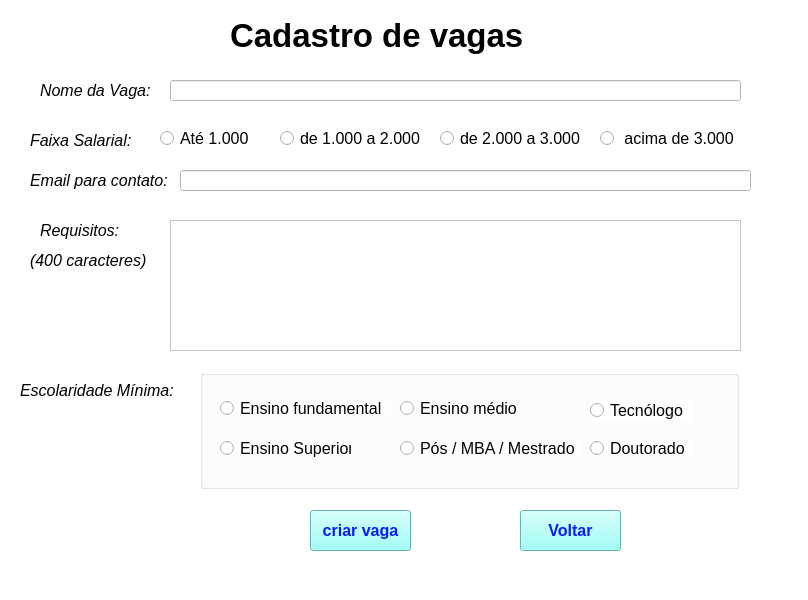
<?xml version="1.0" encoding="UTF-8"?>
<ui version="4.0">
 <class>MainWindow</class>
 <widget class="QMainWindow" name="MainWindow">
  <property name="geometry">
   <rect>
    <x>0</x>
    <y>0</y>
    <width>808</width>
    <height>600</height>
   </rect>
  </property>
  <property name="font">
   <font>
    <weight>50</weight>
    <bold>false</bold>
   </font>
  </property>
  <property name="windowTitle">
   <string>MainWindow</string>
  </property>
  <property name="styleSheet">
   <string notr="true">background-color: rgb(255, 255, 255);</string>
  </property>
  <widget class="QWidget" name="centralwidget">
   <widget class="QLabel" name="label">
    <property name="geometry">
     <rect>
      <x>230</x>
      <y>0</y>
      <width>331</width>
      <height>71</height>
     </rect>
    </property>
    <property name="font">
     <font>
      <pointsize>25</pointsize>
      <weight>75</weight>
      <italic>false</italic>
      <bold>true</bold>
      <underline>false</underline>
      <strikeout>false</strikeout>
     </font>
    </property>
    <property name="text">
     <string>Cadastro de vagas</string>
    </property>
   </widget>
   <widget class="QLabel" name="label_2">
    <property name="geometry">
     <rect>
      <x>40</x>
      <y>80</y>
      <width>121</width>
      <height>21</height>
     </rect>
    </property>
    <property name="font">
     <font>
      <pointsize>12</pointsize>
      <italic>true</italic>
     </font>
    </property>
    <property name="text">
     <string>Nome da Vaga:</string>
    </property>
   </widget>
   <widget class="QLabel" name="label_4">
    <property name="geometry">
     <rect>
      <x>30</x>
      <y>130</y>
      <width>121</width>
      <height>21</height>
     </rect>
    </property>
    <property name="font">
     <font>
      <pointsize>12</pointsize>
      <italic>true</italic>
     </font>
    </property>
    <property name="text">
     <string>Faixa Salarial:</string>
    </property>
   </widget>
   <widget class="QRadioButton" name="rb1000">
    <property name="geometry">
     <rect>
      <x>160</x>
      <y>130</y>
      <width>101</width>
      <height>17</height>
     </rect>
    </property>
    <property name="font">
     <font>
      <pointsize>12</pointsize>
     </font>
    </property>
    <property name="text">
     <string>Até 1.000</string>
    </property>
   </widget>
   <widget class="QRadioButton" name="rb10002000">
    <property name="geometry">
     <rect>
      <x>280</x>
      <y>130</y>
      <width>141</width>
      <height>17</height>
     </rect>
    </property>
    <property name="font">
     <font>
      <pointsize>12</pointsize>
     </font>
    </property>
    <property name="text">
     <string>de 1.000 a 2.000</string>
    </property>
   </widget>
   <widget class="QRadioButton" name="rb20003000">
    <property name="geometry">
     <rect>
      <x>440</x>
      <y>130</y>
      <width>141</width>
      <height>17</height>
     </rect>
    </property>
    <property name="font">
     <font>
      <pointsize>12</pointsize>
     </font>
    </property>
    <property name="text">
     <string>de 2.000 a 3.000</string>
    </property>
   </widget>
   <widget class="QRadioButton" name="rbmaior3000">
    <property name="geometry">
     <rect>
      <x>600</x>
      <y>130</y>
      <width>141</width>
      <height>17</height>
     </rect>
    </property>
    <property name="font">
     <font>
      <pointsize>12</pointsize>
     </font>
    </property>
    <property name="text">
     <string> acima de 3.000</string>
    </property>
   </widget>
   <widget class="QLabel" name="label_5">
    <property name="geometry">
     <rect>
      <x>40</x>
      <y>220</y>
      <width>121</width>
      <height>21</height>
     </rect>
    </property>
    <property name="font">
     <font>
      <pointsize>12</pointsize>
      <italic>true</italic>
     </font>
    </property>
    <property name="text">
     <string>Requisitos:</string>
    </property>
   </widget>
   <widget class="QLabel" name="label_6">
    <property name="geometry">
     <rect>
      <x>20</x>
      <y>380</y>
      <width>161</width>
      <height>21</height>
     </rect>
    </property>
    <property name="font">
     <font>
      <pointsize>12</pointsize>
      <italic>true</italic>
     </font>
    </property>
    <property name="text">
     <string>Escolaridade Mínima:</string>
    </property>
   </widget>
   <widget class="QPushButton" name="pbCriarVaga">
    <property name="geometry">
     <rect>
      <x>310</x>
      <y>510</y>
      <width>101</width>
      <height>41</height>
     </rect>
    </property>
    <property name="font">
     <font>
      <pointsize>12</pointsize>
      <weight>75</weight>
      <bold>true</bold>
     </font>
    </property>
    <property name="styleSheet">
     <string notr="true">background-color: rgb(135, 255, 245);
color: rgb(3, 28, 255);</string>
    </property>
    <property name="text">
     <string>criar vaga</string>
    </property>
   </widget>
   <widget class="QPushButton" name="pbVoltar">
    <property name="geometry">
     <rect>
      <x>520</x>
      <y>510</y>
      <width>101</width>
      <height>41</height>
     </rect>
    </property>
    <property name="font">
     <font>
      <pointsize>12</pointsize>
      <weight>75</weight>
      <bold>true</bold>
     </font>
    </property>
    <property name="styleSheet">
     <string notr="true">background-color: rgb(135, 255, 245);
color: rgb(3, 28, 255);</string>
    </property>
    <property name="text">
     <string>Voltar</string>
    </property>
   </widget>
   <widget class="QLineEdit" name="nomeVaga">
    <property name="geometry">
     <rect>
      <x>170</x>
      <y>80</y>
      <width>571</width>
      <height>21</height>
     </rect>
    </property>
    <property name="font">
     <font>
      <pointsize>12</pointsize>
     </font>
    </property>
   </widget>
   <widget class="QTextEdit" name="requisitos">
    <property name="geometry">
     <rect>
      <x>170</x>
      <y>220</y>
      <width>571</width>
      <height>131</height>
     </rect>
    </property>
    <property name="font">
     <font>
      <pointsize>12</pointsize>
     </font>
    </property>
   </widget>
   <widget class="QGroupBox" name="gpEscolaridade">
    <property name="enabled">
     <bool>true</bool>
    </property>
    <property name="geometry">
     <rect>
      <x>200</x>
      <y>370</y>
      <width>539</width>
      <height>119</height>
     </rect>
    </property>
    <property name="autoFillBackground">
     <bool>false</bool>
    </property>
    <property name="title">
     <string/>
    </property>
    <widget class="QRadioButton" name="rbfundamental">
     <property name="geometry">
      <rect>
       <x>20</x>
       <y>30</y>
       <width>171</width>
       <height>17</height>
      </rect>
     </property>
     <property name="font">
      <font>
       <pointsize>12</pointsize>
      </font>
     </property>
     <property name="text">
      <string>Ensino fundamental</string>
     </property>
    </widget>
    <widget class="QRadioButton" name="rbEnsinoSuperior">
     <property name="geometry">
      <rect>
       <x>20</x>
       <y>70</y>
       <width>131</width>
       <height>17</height>
      </rect>
     </property>
     <property name="font">
      <font>
       <pointsize>12</pointsize>
      </font>
     </property>
     <property name="text">
      <string>Ensino Superior</string>
     </property>
    </widget>
    <widget class="QRadioButton" name="rbEnsinoMedio">
     <property name="geometry">
      <rect>
       <x>200</x>
       <y>30</y>
       <width>121</width>
       <height>17</height>
      </rect>
     </property>
     <property name="font">
      <font>
       <pointsize>12</pointsize>
      </font>
     </property>
     <property name="text">
      <string>Ensino médio</string>
     </property>
    </widget>
    <widget class="QRadioButton" name="rbPos">
     <property name="geometry">
      <rect>
       <x>200</x>
       <y>70</y>
       <width>181</width>
       <height>17</height>
      </rect>
     </property>
     <property name="font">
      <font>
       <pointsize>12</pointsize>
      </font>
     </property>
     <property name="text">
      <string>Pós / MBA / Mestrado</string>
     </property>
    </widget>
    <widget class="QRadioButton" name="rvTecnologo">
     <property name="geometry">
      <rect>
       <x>390</x>
       <y>30</y>
       <width>101</width>
       <height>21</height>
      </rect>
     </property>
     <property name="font">
      <font>
       <pointsize>12</pointsize>
      </font>
     </property>
     <property name="text">
      <string>Tecnólogo</string>
     </property>
    </widget>
    <widget class="QRadioButton" name="rbDoutorado">
     <property name="geometry">
      <rect>
       <x>390</x>
       <y>70</y>
       <width>101</width>
       <height>17</height>
      </rect>
     </property>
     <property name="font">
      <font>
       <pointsize>12</pointsize>
      </font>
     </property>
     <property name="text">
      <string>Doutorado</string>
     </property>
    </widget>
   </widget>
   <widget class="QLabel" name="label_7">
    <property name="geometry">
     <rect>
      <x>30</x>
      <y>170</y>
      <width>151</width>
      <height>21</height>
     </rect>
    </property>
    <property name="font">
     <font>
      <pointsize>12</pointsize>
      <italic>true</italic>
     </font>
    </property>
    <property name="text">
     <string>Email para contato:</string>
    </property>
   </widget>
   <widget class="QLineEdit" name="emailEmpresaVaga">
    <property name="geometry">
     <rect>
      <x>180</x>
      <y>170</y>
      <width>571</width>
      <height>21</height>
     </rect>
    </property>
    <property name="font">
     <font>
      <pointsize>12</pointsize>
     </font>
    </property>
   </widget>
   <widget class="QLabel" name="label_8">
    <property name="geometry">
     <rect>
      <x>30</x>
      <y>250</y>
      <width>121</width>
      <height>21</height>
     </rect>
    </property>
    <property name="font">
     <font>
      <pointsize>12</pointsize>
      <italic>true</italic>
     </font>
    </property>
    <property name="text">
     <string>(400 caracteres)</string>
    </property>
   </widget>
  </widget>
  <widget class="QStatusBar" name="statusbar"/>
  <widget class="QMenuBar" name="menubar">
   <property name="geometry">
    <rect>
     <x>0</x>
     <y>0</y>
     <width>808</width>
     <height>21</height>
    </rect>
   </property>
  </widget>
 </widget>
 <resources/>
 <connections/>
</ui>
